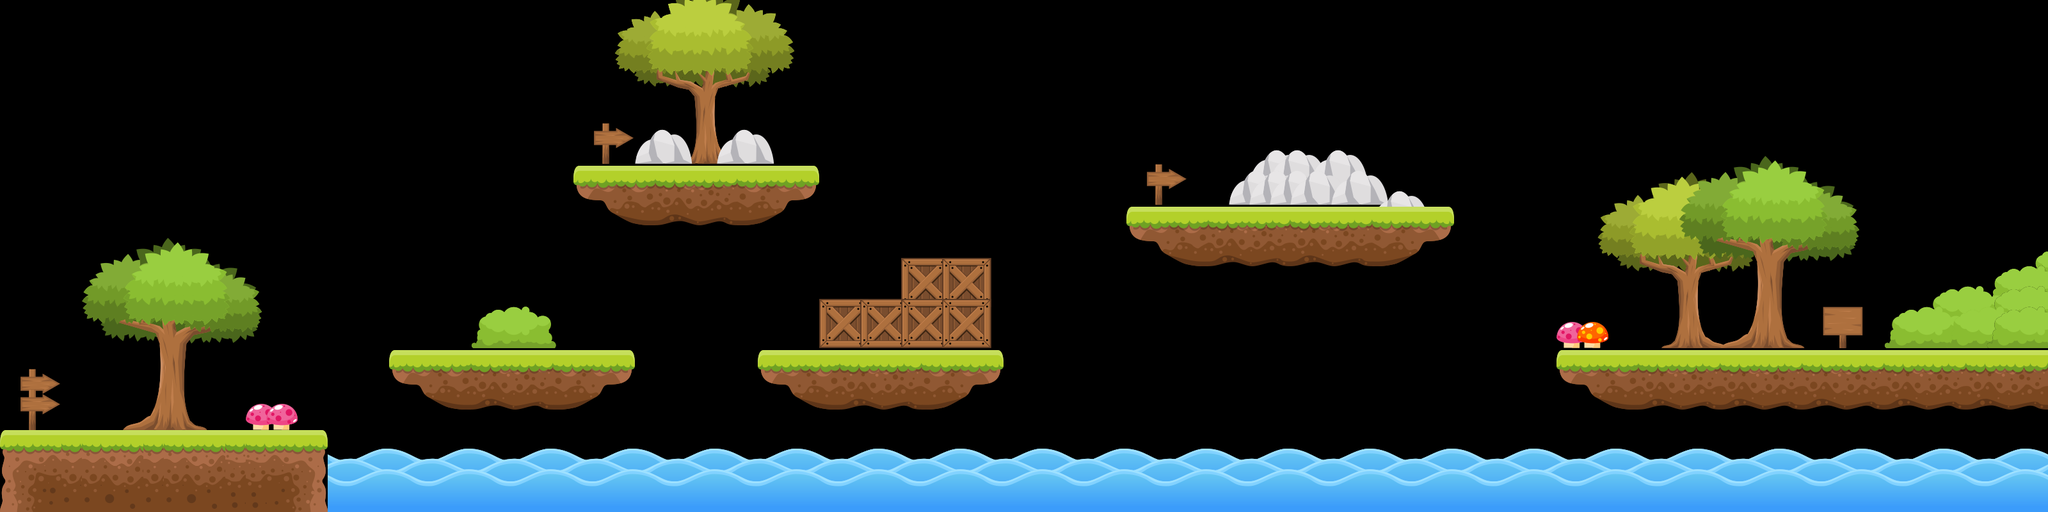

Rendered tile map (Tiled .tmx) drawn with the repository's tilesets; below, a short description and the map source with its tile grids summarised:
An orthogonal 100x25 tile map with 32x32 px tiles, 1 tile layer (Tile Layer 1), 3 tilesets.

<map version="1.0" orientation="orthogonal" renderorder="right-down" width="100" height="25" tilewidth="32" tileheight="32" nextobjectid="1">
 <tileset firstgid="1" name="Tile" tilewidth="282" tileheight="301" tilecount="31" columns="0">
  <tile id="0">
   <image width="128" height="128" source="../TileMap/Tiles/1.png" />
  </tile>
  <tile id="1">
   <image width="128" height="128" source="../TileMap/Tiles/2.png" />
  </tile>
  <tile id="2">
   <image width="128" height="128" source="../TileMap/Tiles/3.png" />
  </tile>
  <tile id="3">
   <image width="129" height="129" source="../TileMap/Tiles/4.png" />
  </tile>
  <tile id="4">
   <image width="128" height="128" source="../TileMap/Tiles/5.png" />
  </tile>
  <tile id="5">
   <image width="128" height="128" source="../TileMap/Tiles/6.png" />
  </tile>
  <tile id="6">
   <image width="128" height="128" source="../TileMap/Tiles/7.png" />
  </tile>
  <tile id="7">
   <image width="128" height="128" source="../TileMap/Tiles/8.png" />
  </tile>
  <tile id="8">
   <image width="128" height="128" source="../TileMap/Tiles/9.png" />
  </tile>
  <tile id="9">
   <image width="128" height="128" source="../TileMap/Tiles/10.png" />
  </tile>
  <tile id="10">
   <image width="128" height="128" source="../TileMap/Tiles/11.png" />
  </tile>
  <tile id="11">
   <image width="128" height="128" source="../TileMap/Tiles/12.png" />
  </tile>
  <tile id="12">
   <image width="128" height="93" source="../TileMap/Tiles/13.png" />
  </tile>
  <tile id="13">
   <image width="128" height="93" source="../TileMap/Tiles/14.png" />
  </tile>
  <tile id="14">
   <image width="128" height="93" source="../TileMap/Tiles/15.png" />
  </tile>
  <tile id="15">
   <image width="128" height="128" source="../TileMap/Tiles/16.png" />
  </tile>
  <tile id="16">
   <image width="128" height="99" source="../TileMap/Tiles/17.png" />
  </tile>
  <tile id="17">
   <image width="128" height="128" source="../TileMap/Tiles/18.png" />
  </tile>
  <tile id="18">
   <image width="133" height="65" source="../TileMap/Object/Bush (1).png" />
  </tile>
  <tile id="19">
   <image width="133" height="65" source="../TileMap/Object/Bush (2).png" />
  </tile>
  <tile id="20">
   <image width="73" height="47" source="../TileMap/Object/Bush (3).png" />
  </tile>
  <tile id="21">
   <image width="73" height="46" source="../TileMap/Object/Bush (4).png" />
  </tile>
  <tile id="22">
   <image width="77" height="77" source="../TileMap/Object/Crate.png" />
  </tile>
  <tile id="23">
   <image width="49" height="41" source="../TileMap/Object/Mushroom_1.png" />
  </tile>
  <tile id="24">
   <image width="50" height="41" source="../TileMap/Object/Mushroom_2.png" />
  </tile>
  <tile id="25">
   <image width="63" height="65" source="../TileMap/Object/Sign_1.png" />
  </tile>
  <tile id="26">
   <image width="62" height="64" source="../TileMap/Object/Sign_2.png" />
  </tile>
  <tile id="27">
   <image width="90" height="54" source="../TileMap/Object/Stone.png" />
  </tile>
  <tile id="28">
   <image width="116" height="44" source="../TileMap/Object/Tree_1.png" />
  </tile>
  <tile id="29">
   <image width="282" height="301" source="../TileMap/Object/Tree_2.png" />
  </tile>
  <tile id="30">
   <image width="282" height="275" source="../TileMap/Object/Tree_3.png" />
  </tile>
 </tileset>
 <tileset firstgid="38" name="animation" tilewidth="128" tileheight="128" tilecount="2" columns="0">
  <tile id="1">
   <image width="128" height="128" source="../TileMap/Tiles/2.png" />
  </tile>
  <tile id="17">
   <image width="128" height="128" source="../TileMap/Tiles/18.png" />
  </tile>
 </tileset>
 <tileset firstgid="56" name="1 (1)" tilewidth="1" tileheight="1" tilecount="0" columns="0" />
 <layer name="Tile Layer 1" width="100" height="25">
  <data>[2500 cells, 85 non-empty, 16 distinct tile ids]</data>
 </layer>
</map>
